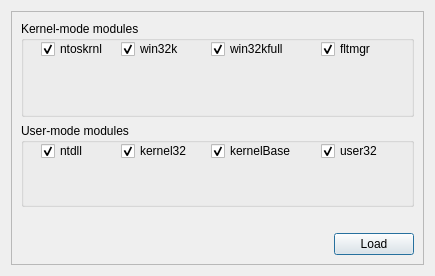
<?xml version="1.0" encoding="UTF-8"?>
<ui version="4.0">
 <class>SymLoadDialog</class>
 <widget class="QDialog" name="SymLoadDialog">
  <property name="windowModality">
   <enum>Qt::NonModal</enum>
  </property>
  <property name="geometry">
   <rect>
    <x>0</x>
    <y>0</y>
    <width>435</width>
    <height>276</height>
   </rect>
  </property>
  <property name="sizePolicy">
   <sizepolicy hsizetype="Minimum" vsizetype="Minimum">
    <horstretch>0</horstretch>
    <verstretch>0</verstretch>
   </sizepolicy>
  </property>
  <property name="minimumSize">
   <size>
    <width>400</width>
    <height>260</height>
   </size>
  </property>
  <property name="windowTitle">
   <string>Load Symbols</string>
  </property>
  <property name="modal">
   <bool>true</bool>
  </property>
  <layout class="QVBoxLayout" name="verticalLayout_2">
   <item>
    <widget class="QFrame" name="frame">
     <property name="frameShape">
      <enum>QFrame::StyledPanel</enum>
     </property>
     <property name="frameShadow">
      <enum>QFrame::Raised</enum>
     </property>
     <layout class="QVBoxLayout" name="verticalLayout">
      <item>
       <widget class="QGroupBox" name="groupBox">
        <property name="sizePolicy">
         <sizepolicy hsizetype="Preferred" vsizetype="Fixed">
          <horstretch>0</horstretch>
          <verstretch>0</verstretch>
         </sizepolicy>
        </property>
        <property name="minimumSize">
         <size>
          <width>0</width>
          <height>96</height>
         </size>
        </property>
        <property name="title">
         <string>Kernel-mode modules</string>
        </property>
        <widget class="QCheckBox" name="checkBox_win32k">
         <property name="geometry">
          <rect>
           <x>100</x>
           <y>20</y>
           <width>71</width>
           <height>16</height>
          </rect>
         </property>
         <property name="text">
          <string>win32k</string>
         </property>
         <property name="checked">
          <bool>true</bool>
         </property>
        </widget>
        <widget class="QCheckBox" name="checkBox_ntoskrnl">
         <property name="geometry">
          <rect>
           <x>20</x>
           <y>20</y>
           <width>71</width>
           <height>16</height>
          </rect>
         </property>
         <property name="text">
          <string>ntoskrnl</string>
         </property>
         <property name="checked">
          <bool>true</bool>
         </property>
        </widget>
        <widget class="QCheckBox" name="checkBox_win32kFull">
         <property name="geometry">
          <rect>
           <x>190</x>
           <y>20</y>
           <width>81</width>
           <height>16</height>
          </rect>
         </property>
         <property name="text">
          <string>win32kfull</string>
         </property>
         <property name="checked">
          <bool>true</bool>
         </property>
        </widget>
        <widget class="QCheckBox" name="checkBox_fltmgr">
         <property name="geometry">
          <rect>
           <x>300</x>
           <y>20</y>
           <width>81</width>
           <height>16</height>
          </rect>
         </property>
         <property name="text">
          <string>fltmgr</string>
         </property>
         <property name="checked">
          <bool>true</bool>
         </property>
        </widget>
       </widget>
      </item>
      <item>
       <widget class="QGroupBox" name="groupBox_2">
        <property name="sizePolicy">
         <sizepolicy hsizetype="Preferred" vsizetype="MinimumExpanding">
          <horstretch>0</horstretch>
          <verstretch>0</verstretch>
         </sizepolicy>
        </property>
        <property name="title">
         <string>User-mode modules</string>
        </property>
        <widget class="QCheckBox" name="checkBox_kernel32">
         <property name="geometry">
          <rect>
           <x>100</x>
           <y>20</y>
           <width>71</width>
           <height>16</height>
          </rect>
         </property>
         <property name="text">
          <string>kernel32</string>
         </property>
         <property name="checked">
          <bool>true</bool>
         </property>
        </widget>
        <widget class="QCheckBox" name="checkBox_ntdll">
         <property name="geometry">
          <rect>
           <x>20</x>
           <y>20</y>
           <width>71</width>
           <height>16</height>
          </rect>
         </property>
         <property name="text">
          <string>ntdll</string>
         </property>
         <property name="checked">
          <bool>true</bool>
         </property>
        </widget>
        <widget class="QCheckBox" name="checkBox_kernelBase">
         <property name="geometry">
          <rect>
           <x>190</x>
           <y>20</y>
           <width>91</width>
           <height>16</height>
          </rect>
         </property>
         <property name="text">
          <string>kernelBase</string>
         </property>
         <property name="checked">
          <bool>true</bool>
         </property>
        </widget>
        <widget class="QCheckBox" name="checkBox_user32">
         <property name="geometry">
          <rect>
           <x>300</x>
           <y>20</y>
           <width>71</width>
           <height>16</height>
          </rect>
         </property>
         <property name="text">
          <string>user32</string>
         </property>
         <property name="checked">
          <bool>true</bool>
         </property>
        </widget>
       </widget>
      </item>
      <item>
       <widget class="QLabel" name="label_loadingStatus">
        <property name="text">
         <string/>
        </property>
        <property name="textFormat">
         <enum>Qt::PlainText</enum>
        </property>
       </widget>
      </item>
      <item>
       <layout class="QHBoxLayout" name="horizontalLayout">
        <property name="spacing">
         <number>6</number>
        </property>
        <property name="sizeConstraint">
         <enum>QLayout::SetDefaultConstraint</enum>
        </property>
        <property name="leftMargin">
         <number>0</number>
        </property>
        <property name="topMargin">
         <number>0</number>
        </property>
        <property name="rightMargin">
         <number>0</number>
        </property>
        <item alignment="Qt::AlignRight">
         <widget class="QPushButton" name="pushButton_load">
          <property name="sizePolicy">
           <sizepolicy hsizetype="Fixed" vsizetype="Fixed">
            <horstretch>0</horstretch>
            <verstretch>0</verstretch>
           </sizepolicy>
          </property>
          <property name="text">
           <string>Load</string>
          </property>
         </widget>
        </item>
       </layout>
      </item>
     </layout>
    </widget>
   </item>
  </layout>
 </widget>
 <resources/>
 <connections/>
</ui>
